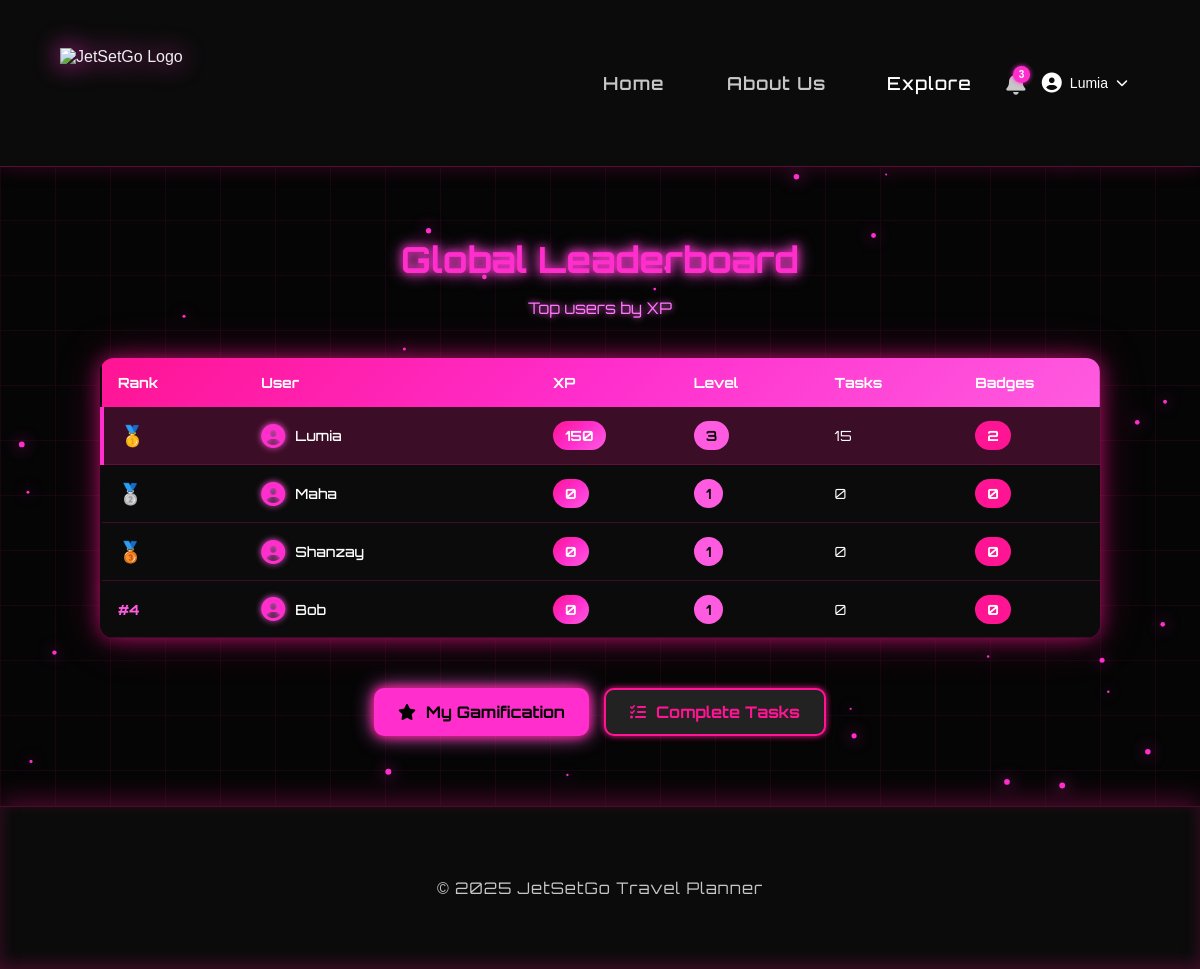
The app's page /social/leaderboard (signed in) with its own data.
### app/models.py (models this page shows, shortened)
class User(db.Model):
    __tablename__ = 'user'
    id = db.Column(db.Integer, primary_key=True)
    username = db.Column(db.String(100), nullable=False)
    email = db.Column(db.String(100), unique=True, nullable=False)
    password = db.Column(db.String(200), nullable=False)
    shared_expenses = db.relationship("Expense", secondary=expense_shared, backref="users_shared")
    favorite_destinations = db.relationship(
        "FavoriteDestination",
        secondary=user_favorite_destinations,
        backref=db.backref("users_who_favorited", lazy="dynamic")
    )
    reviews = db.relationship("Review", backref="user", lazy=True, cascade="all, delete-orphan")

class UserStats(db.Model):
    __tablename__ = "user_stats"
    id = db.Column(db.Integer, primary_key=True)
    user_id = db.Column(db.Integer, db.ForeignKey("user.id"), unique=True, nullable=False)
    total_xp = db.Column(db.Integer, default=0)
    tasks_completed = db.Column(db.Integer, default=0)
    theme = db.Column(db.String(10), default="dark")  # light or dark
    created_at = db.Column(db.DateTime, default=datetime.utcnow)
    updated_at = db.Column(db.DateTime, default=datetime.utcnow, onupdate=datetime.utcnow)
    user = db.relationship("User", backref=db.backref("stats", uselist=False))
    badges = db.relationship("Badge", backref="user_stats", lazy=True, cascade="all, delete-orphan")
    def get_level(self):
        return max(1, self.total_xp // 50)

### app/routes/social.py (the view)
@social_bp.route("/leaderboard")
def leaderboard():
    if "user_id" not in session:
        flash("Please log in to view leaderboard", "danger")
        return redirect(url_for("auth.login"))
    from app.models import UserStats
    top_users = UserStats.query.order_by(UserStats.total_xp.desc()).limit(50).all()
    return render_template("leaderboard.html", top_users=top_users)

### app/templates/leaderboard.html (shortened to what this page needs)
{% extends 'base.html' %}
{% block content %}
<div class="leaderboard-container">
    <div class="leaderboard-header">
        <h1>Global Leaderboard</h1>
        <p>Top users by XP</p>
    </div>
    <div class="leaderboard-table-wrapper">
        {% if top_users %}
            <table class="leaderboard-table">
                <thead>
                    <tr>
                        <th class="rank-col">Rank</th>
                        <th class="user-col">User</th>
                        <th class="xp-col">XP</th>
                        <th class="level-col">Level</th>
                        <th class="tasks-col">Tasks</th>
                        <th class="badges-col">Badges</th>
                    </tr>
                </thead>
                <tbody>
                    {% for user_stat in top_users %}
                        {% set rank = loop.index %}
                        <tr class="leaderboard-row {% if user_stat.user_id == session.get('user_id') %}current-user{% endif %}">
                            <td class="rank-col">
                                {% if rank == 1 %}
                                    <span class="medal">🥇</span>
                                {% elif rank == 2 %}
                                    <span class="medal">🥈</span>
                                {% elif rank == 3 %}
                                    <span class="medal">🥉</span>
                                {% else %}
                                    <span class="rank-number">#{{ rank }}</span>
                                {% endif %}
                            </td>
                            <td class="user-col">
                                <div class="user-info">
                                    <i class="fas fa-user-circle"></i>
                                    <span class="username">{{ user_stat.user.username }}</span>
                                </div>
                            </td>
                            <td class="xp-col">
                                <span class="xp-badge">{{ user_stat.total_xp }}</span>
                            </td>
                            <td class="level-col">
                                <span class="level-badge">{{ user_stat.get_level() }}</span>
                            </td>
                            <td class="tasks-col">{{ user_stat.tasks_completed }}</td>
                            <td class="badges-col">
                                <span class="badge-count">{{ user_stat.badges|length }}</span>
                            </td>
                        </tr>
                    {% endfor %}
                </tbody>
            </table>
        {% else %}
            <div class="no-users">
                <i class="fas fa-inbox"></i>
                <h3>No users yet</h3>
                <p>Start completing tasks to appear on the leaderboard!</p>
            </div>
        {% endif %}
    </div>
    <div class="action-buttons">
        <a href="{{ url_for('social.gamification') }}" class="btn btn-primary" style="width: auto;">
            <i class="fas fa-star"></i> My Gamification
        </a>
        <a href="{{ url_for('tasks.view_tasks') }}" class="btn btn-secondary" style="width: auto;">
            <i class="fas fa-tasks"></i> Complete Tasks
        </a>
    </div>
</div>
{% endblock %}

### app/templates/base.html (shortened to what this page needs)
<!DOCTYPE html>
<html lang="en">
<head>
    <link rel="stylesheet" href="{{ url_for('static', filename='css/style.css') }}">
    <link rel="stylesheet"
          href="https://cdnjs.cloudflare.com/ajax/libs/font-awesome/6.5.0/css/all.min.css">
</head>
<body>
<header>
    <div class="container nav-container">
        <img src="{{ url_for('static', filename='images/logo.png') }}" alt="JetSetGo Logo" class="logo">
        <nav>
            {% if 'user_id' in session and 'user_email' in session %}
            <a href="{{ url_for('view.user_home') }}">Home</a>
            {% else %}
            <a href="{{ url_for('view.landing') }}">Home</a>
            {% endif %}
            <a href="{{ url_for('main.about') }}">About Us</a>
            <a href="{{ url_for('social.explore') }}" class="nav-explore">Explore</a>
            <div class="notif-wrapper">
                <i class="fas fa-bell notif-bell" id="notifBell"></i>
                <span id="notifBadge" class="notif-badge" style="display:none;">0</span>
            </div>
            {% if 'user_id' in session and 'user_email' in session %}
                <div class="user-dropdown-wrapper">
                    <button class="user-dropdown-toggle">
                        <i class="fas fa-user-circle"></i>
                        <span class="username-display">{{ session.get('user_name', 'User') }}</span>
                        <i class="fas fa-chevron-down"></i>
                    </button>
                </div>
            {% else %}
                <a href="{{ url_for('auth.login') }}">Login</a>
                <a href="{{ url_for('auth.register') }}">Register</a>
            {% endif %}
        </nav>
    </div>
</header>
<main class="container">
    {% block content %}{% endblock %}
</main>
<footer>
    <div class="container">
        <p>&copy; {{ 2025 }} JetSetGo Travel Planner</p>
    </div>
</footer>
</body>
</html>

### app/static/css/style.css (style rules this page uses)
:root { --bg-color: #000000; --text-color: #f2f2f2; --soft-text: #c7c7c7; --card-bg: rgba(10, 10, 10, 0.8); --border-color: #ff2ecc; --neon-pink: #ff2ecc; --neon-hover: #ff5be0; }
body { background: var(--bg-color); color: var(--text-color); font-family: "Inter", sans-serif; margin: 0; padding: 0; opacity: 0; animation: fadeIn 0.9s ease-out forwards; }
a { transition: opacity 0.3s ease; }
.container { width: 90%; max-width: 1150px; margin: auto; }
body::before { content: ""; position: fixed; top: 0; left: 0; width: 100%; height: 100%; background-image: linear-gradient(rgba(255, 20, 147, 0.08) 1px, transparent 1px), linear-gradient(90deg, rgba(255, 20, 147, 0.08) 1px, transparent 1px); background-size: 55px 55px; animation: gridMove 32s linear infinite; z-index: -3; pointer-events: none !important; }
header { background: #0b0b0b; padding: 18px 0; border-bottom: 1px solid rgba(255, 20, 147, 0.3); box-shadow: 0 0 20px rgba(255, 20, 147, 0.2); position: relative; z-index: 20; }
header .container { display: flex; justify-content: space-between; align-items: center; }
.logo { height: 70px; filter: drop-shadow(0 0 12px var(--neon-pink)); }
nav a { margin-left: 30px; text-decoration: none; color: var(--soft-text); font-size: 18px; font-family: "Orbitron", sans-serif; letter-spacing: 1px; font-weight: 600; padding: 10px 14px; transition: 0.25s ease; position: relative; z-index: 20; }
.btn { width: 100%; padding: 12px 0; background: var(--neon-pink); color: #000; border: none; font-weight: 600; font-size: 16px; margin-top: 10px; border-radius: 8px; cursor: pointer; transition: 0.25s ease; box-shadow: 0 0 12px var(--neon-pink); position: relative; z-index: 20; }
footer { background: #0b0b0b; padding: 25px 0; text-align: center; color: var(--soft-text); border-top: 1px solid rgba(255, 20, 147, 0.25); font-family: "Orbitron", sans-serif; letter-spacing: 1px; box-shadow: 0 -5px 25px rgba(255, 20, 147, 0.3), inset 0 -5px 15px rgba(255, 20, 147, 0.2); position: relative; z-index: 20; }
.container { max-width: 1200px; margin: auto; padding: 30px 15px; position: relative; z-index: 10; }
.btn-primary { background: var(--neon-pink) !important; color: #000 !important; border: none !important; box-shadow: 0 0 12px var(--neon-pink); }
body { background: #050505; color: #eee; font-family: 'Poppins', sans-serif; }
.btn, .btn-small, .btn-clear { padding: 10px 18px; border: none; border-radius: 8px; background: var(--neon-pink); color: #000; cursor: pointer; font-weight: bold; transition: 0.2s ease; }
.notif-wrapper { position: relative; display: inline-block; margin-left: 18px; }
.notif-bell { font-size: 22px; color: var(--soft-text); cursor: pointer; transition: 0.25s ease; text-shadow: none; position: relative; top: 2px; }
.notif-badge { position: absolute; top: -5px; right: -5px; background: var(--neon-pink); color: white; font-size: 10px; padding: 3px 6px; border-radius: 50%; font-weight: bold; box-shadow: 0 0 5px var(--neon-pink); }

### app/templates/base.html (style rules this page uses)
.nav-explore { color: white; text-decoration: none; font-weight: 500; transition: all 0.3s; padding: 8px 12px; border-radius: 6px; }
.user-dropdown-wrapper { position: relative; display: inline-block; }
.user-dropdown-toggle { background: none; border: none; color: white; cursor: pointer; display: flex; align-items: center; gap: 8px; font-size: 14px; transition: opacity 0.3s; padding: 8px 12px; border-radius: 6px; }
.user-dropdown-toggle i:first-child { font-size: 20px; }
.user-dropdown-toggle i:last-child { font-size: 12px; transition: transform 0.3s; }

### records on screen
User: get "Lumia"
UserStats: user.username "Lumia", total_xp "150", get_level "3", tasks_completed "15", badges|length "2"
UserStats: user.username "Maha", total_xp "0", get_level "1", tasks_completed "0", badges|length "0"
UserStats: user.username "Shanzay", total_xp "0", get_level "1", tasks_completed "0", badges|length "0"
UserStats: rank "4", user.username "Bob", total_xp "0", get_level "1", tasks_completed "0", badges|length "0"

### other values on screen
{{ 2025 }} "2025"
